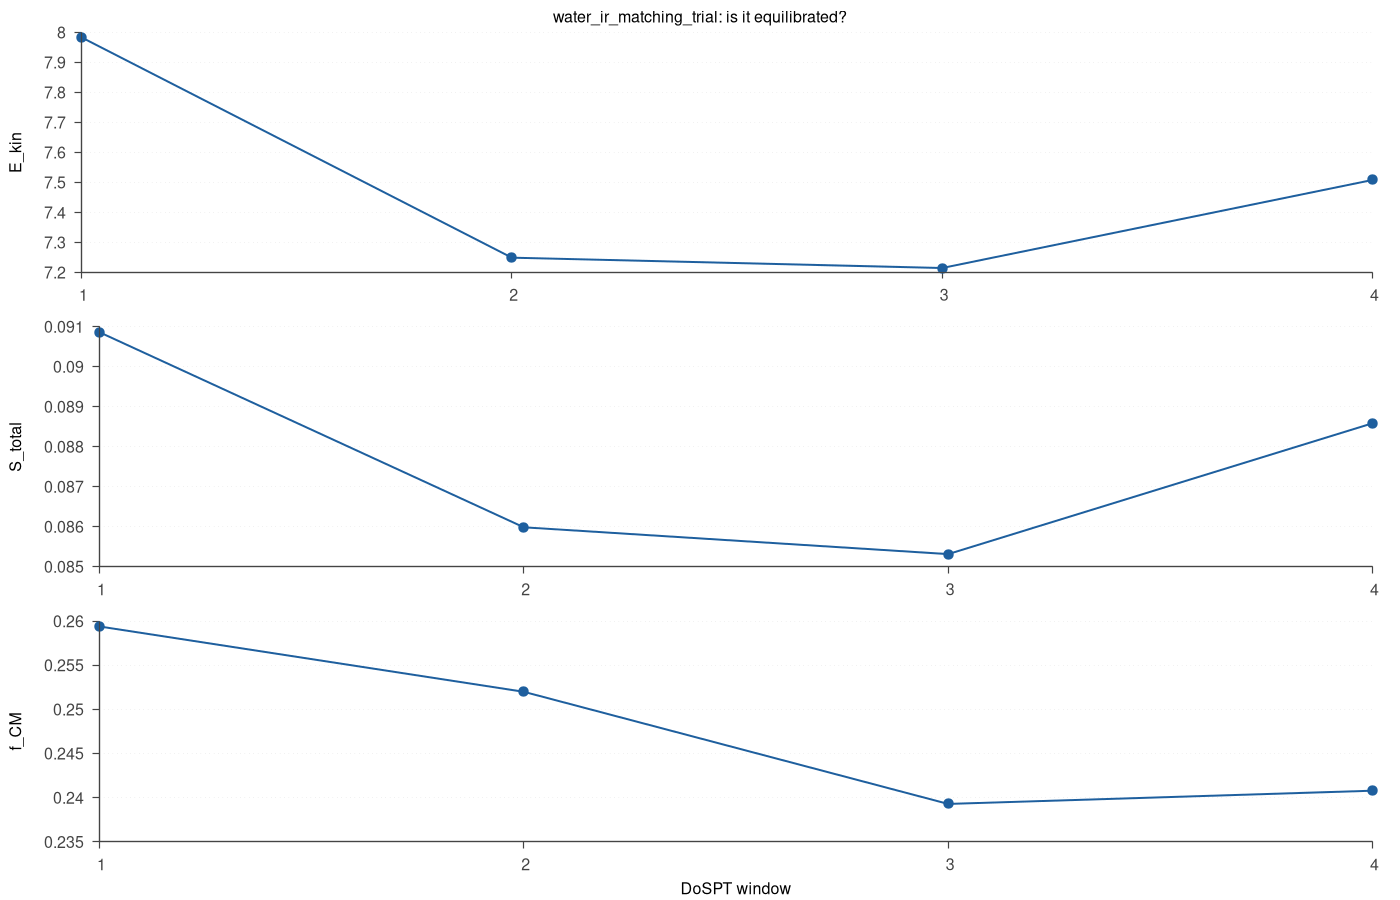

Write gnuplot code to recreate this figure.
# water\\_ir\\_matching\\_trial: equilibration drift
#
# Generated by ir_analysis.py for this run: the arm names, colours and column
# numbers below match equilibration.dat. Regenerating the run regenerates this script.
#
#   gnuplot equilibration.gp          -> equilibration.png
#
# For a vector version, replace the terminal line with
#   set terminal pdfcairo enhanced font "Helvetica,11" size 9in,5.5in
# and give the output a .pdf name.

set terminal pngcairo enhanced font "Helvetica,12" size 1400,900
set output "equilibration.png"
set encoding utf8
set border 3 lw 1.2 lc rgb "#444444"
set tics nomirror out
set key outside right top spacing 1.2 samplen 2
set grid ytics lc rgb "#dddddd" lw 1


# One panel per observable. The test is that consecutive windows
# AGREE, not that any of them equals a particular value: the
# hydrogen-bond network keeps relaxing long after the temperature
# has settled, which is why temperature is not the test.
set multiplot layout 3,1 title "water\\_ir\\_matching\\_trial: is it equilibrated?"
set key off
set xtics 1

unset xlabel
set ylabel "E\\_kin"
plot "equilibration.dat" u 1:2 w lp pt 7 ps 1.4 lc rgb "#1e5f9e" lw 2 notitle

unset xlabel
set ylabel "S\\_total"
plot "equilibration.dat" u 1:3 w lp pt 7 ps 1.4 lc rgb "#1e5f9e" lw 2 notitle

set xlabel "DoSPT window"
set ylabel "f\\_CM"
plot "equilibration.dat" u 1:4 w lp pt 7 ps 1.4 lc rgb "#1e5f9e" lw 2 notitle

unset multiplot
